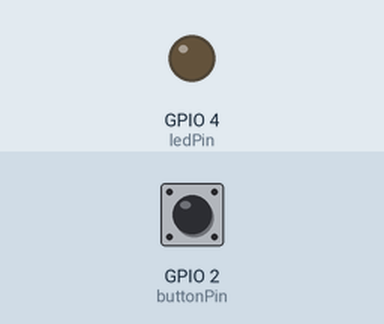
Simulated run of this program. Board: ESP8266 board running MicroPython. On the bench: output pins drawn as LEDs (lit = HIGH). The inputs (shaded band) are chosen by the test bench; at power-on: GPIO 2 (buttonPin) HIGH. The clock reads 2024-03-15 10:24:30 at power-on unless the program sets it.

Above: at 4.2 s.
4.3 s: GPIO 2 (buttonPin) pulled LOW for 1 s
8.3 s: GPIO 2 (buttonPin) pulled LOW for 3.2 s
At 15.9 s:
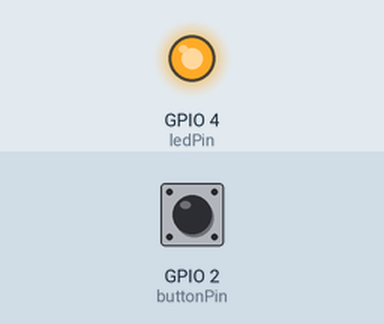
Timing chart, 0 to 17.4 s (numbered marks = the images above; inputs shaded):
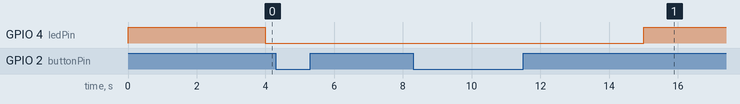

The program:

Debounce.py
```python
import machine
import time

buttonPin = machine.Pin(2,  machine.Pin.IN, machine.Pin.PULL_UP)
ledPin = machine.Pin(4, machine.Pin.OUT)

ledState = 1
buttonState = 0
lastButtonState = 0

lastDebounceTime = 0
debounceDelay = 0

ledPin.value(ledState)

while(True):
    reading = buttonPin.value()

    if(reading != lastButtonState):
        lastDebounceTime = int(round(time.time() * 1000))
    if((int(round(time.time() * 1000))-lastDebounceTime) > debounceDelay):
        if(reading != buttonState):
            buttonState = reading
            if(buttonState == 1):
                ledState = 0 if ledState == 1 else 1
    ledPin.value(ledState)
```

Measured:
- after the input at 4.3 s, every drawn part: stays the same
- after the input at 8.3 s, GPIO 4 (ledPin): LOW → HIGH after 6.7 s instead of 0.70 s
